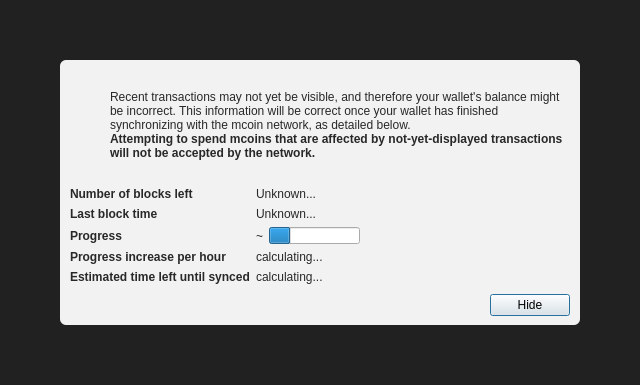
<?xml version="1.0" encoding="UTF-8"?>
<ui version="4.0">
 <class>ModalOverlay</class>
 <widget class="ModalOverlay" name="ModalOverlay">
  <property name="geometry">
   <rect>
    <x>0</x>
    <y>0</y>
    <width>640</width>
    <height>385</height>
   </rect>
  </property>
  <property name="windowTitle">
   <string>Form</string>
  </property>
  <layout class="QVBoxLayout" name="verticalLayout" stretch="0">
   <property name="sizeConstraint">
    <enum>QLayout::SetDefaultConstraint</enum>
   </property>
   <property name="leftMargin">
    <number>0</number>
   </property>
   <property name="topMargin">
    <number>0</number>
   </property>
   <property name="rightMargin">
    <number>0</number>
   </property>
   <property name="bottomMargin">
    <number>0</number>
   </property>
   <item>
    <widget class="QWidget" name="bgWidget" native="true">
     <property name="styleSheet">
      <string notr="true">#bgWidget { background: rgba(0,0,0,220); }</string>
     </property>
     <layout class="QVBoxLayout" name="verticalLayoutMain" stretch="1">
      <property name="leftMargin">
       <number>60</number>
      </property>
      <property name="topMargin">
       <number>60</number>
      </property>
      <property name="rightMargin">
       <number>60</number>
      </property>
      <property name="bottomMargin">
       <number>60</number>
      </property>
      <item>
       <widget class="QWidget" name="contentWidget" native="true">
        <property name="styleSheet">
         <string notr="true">#contentWidget { background: rgba(255,255,255,240); border-radius: 6px; }

QLabel { color: rgb(40,40,40);  }</string>
        </property>
        <layout class="QVBoxLayout" name="verticalLayoutSub" stretch="1,0,0,0">
         <property name="spacing">
          <number>0</number>
         </property>
         <property name="leftMargin">
          <number>10</number>
         </property>
         <property name="topMargin">
          <number>10</number>
         </property>
         <property name="rightMargin">
          <number>10</number>
         </property>
         <property name="bottomMargin">
          <number>10</number>
         </property>
         <item>
          <layout class="QHBoxLayout" name="horizontalLayoutIconText" stretch="0,1">
           <property name="topMargin">
            <number>20</number>
           </property>
           <item>
            <layout class="QVBoxLayout" name="verticalLayoutIcon">
             <property name="leftMargin">
              <number>0</number>
             </property>
             <item>
              <widget class="QPushButton" name="warningIcon">
               <property name="enabled">
                <bool>false</bool>
               </property>
               <property name="text">
                <string/>
               </property>
               <property name="icon">
                <iconset>
                 <normaloff>:/icons/warning</normaloff>
                 <disabledoff>:/icons/warning</disabledoff>:/icons/warning</iconset>
               </property>
               <property name="iconSize">
                <size>
                 <width>48</width>
                 <height>48</height>
                </size>
               </property>
               <property name="flat">
                <bool>true</bool>
               </property>
              </widget>
             </item>
             <item>
              <spacer name="verticalSpacerWarningIcon">
               <property name="orientation">
                <enum>Qt::Vertical</enum>
               </property>
               <property name="sizeHint" stdset="0">
                <size>
                 <width>20</width>
                 <height>40</height>
                </size>
               </property>
              </spacer>
             </item>
            </layout>
           </item>
           <item>
            <layout class="QVBoxLayout" name="verticalLayoutInfoText">
             <property name="leftMargin">
              <number>0</number>
             </property>
             <property name="topMargin">
              <number>0</number>
             </property>
             <item>
              <widget class="QLabel" name="infoText">
               <property name="text">
                <string>Recent transactions may not yet be visible, and therefore your wallet's balance might be incorrect. This information will be correct once your wallet has finished synchronizing with the mcoin network, as detailed below.</string>
               </property>
               <property name="textFormat">
                <enum>Qt::RichText</enum>
               </property>
               <property name="wordWrap">
                <bool>true</bool>
               </property>
              </widget>
             </item>
             <item>
              <widget class="QLabel" name="infoTextStrong">
               <property name="font">
                <font>
                 <weight>75</weight>
                 <bold>true</bold>
                </font>
               </property>
               <property name="text">
                <string>Attempting to spend mcoins that are affected by not-yet-displayed transactions will not be accepted by the network.</string>
               </property>
               <property name="textFormat">
                <enum>Qt::RichText</enum>
               </property>
               <property name="wordWrap">
                <bool>true</bool>
               </property>
              </widget>
             </item>
             <item>
              <spacer name="verticalSpacerInTextSpace">
               <property name="orientation">
                <enum>Qt::Vertical</enum>
               </property>
               <property name="sizeHint" stdset="0">
                <size>
                 <width>20</width>
                 <height>40</height>
                </size>
               </property>
              </spacer>
             </item>
            </layout>
           </item>
          </layout>
         </item>
         <item>
          <spacer name="verticalSpacerAfterText">
           <property name="orientation">
            <enum>Qt::Vertical</enum>
           </property>
           <property name="sizeHint" stdset="0">
            <size>
             <width>20</width>
             <height>40</height>
            </size>
           </property>
          </spacer>
         </item>
         <item>
          <layout class="QFormLayout" name="formLayout">
           <property name="fieldGrowthPolicy">
            <enum>QFormLayout::FieldsStayAtSizeHint</enum>
           </property>
           <property name="horizontalSpacing">
            <number>6</number>
           </property>
           <property name="verticalSpacing">
            <number>6</number>
           </property>
           <property name="topMargin">
            <number>10</number>
           </property>
           <item row="0" column="0">
            <widget class="QLabel" name="labelNumberOfBlocksLeft">
             <property name="font">
              <font>
               <weight>75</weight>
               <bold>true</bold>
              </font>
             </property>
             <property name="text">
              <string>Number of blocks left</string>
             </property>
            </widget>
           </item>
           <item row="0" column="1">
            <widget class="QLabel" name="numberOfBlocksLeft">
             <property name="text">
              <string>Unknown...</string>
             </property>
            </widget>
           </item>
           <item row="1" column="0">
            <widget class="QLabel" name="labelLastBlockTime">
             <property name="font">
              <font>
               <weight>75</weight>
               <bold>true</bold>
              </font>
             </property>
             <property name="text">
              <string>Last block time</string>
             </property>
            </widget>
           </item>
           <item row="1" column="1">
            <widget class="QLabel" name="newestBlockDate">
             <property name="sizePolicy">
              <sizepolicy hsizetype="Maximum" vsizetype="Preferred">
               <horstretch>0</horstretch>
               <verstretch>0</verstretch>
              </sizepolicy>
             </property>
             <property name="text">
              <string>Unknown...</string>
             </property>
            </widget>
           </item>
           <item row="2" column="0">
            <widget class="QLabel" name="labelSyncDone">
             <property name="font">
              <font>
               <weight>75</weight>
               <bold>true</bold>
              </font>
             </property>
             <property name="text">
              <string>Progress</string>
             </property>
            </widget>
           </item>
           <item row="2" column="1">
            <layout class="QHBoxLayout" name="horizontalLayoutSync" stretch="0,1">
             <item>
              <widget class="QLabel" name="percentageProgress">
               <property name="text">
                <string notr="true">~</string>
               </property>
              </widget>
             </item>
             <item>
              <widget class="QProgressBar" name="progressBar">
               <property name="value">
                <number>24</number>
               </property>
               <property name="format">
                <string/>
               </property>
              </widget>
             </item>
            </layout>
           </item>
           <item row="4" column="0">
            <widget class="QLabel" name="labelProgressIncrease">
             <property name="font">
              <font>
               <weight>75</weight>
               <bold>true</bold>
              </font>
             </property>
             <property name="text">
              <string>Progress increase per hour</string>
             </property>
            </widget>
           </item>
           <item row="4" column="1">
            <widget class="QLabel" name="progressIncreasePerH">
             <property name="text">
              <string>calculating...</string>
             </property>
            </widget>
           </item>
           <item row="5" column="0">
            <widget class="QLabel" name="labelEstimatedTimeLeft">
             <property name="font">
              <font>
               <weight>75</weight>
               <bold>true</bold>
              </font>
             </property>
             <property name="text">
              <string>Estimated time left until synced</string>
             </property>
            </widget>
           </item>
           <item row="5" column="1">
            <widget class="QLabel" name="expectedTimeLeft">
             <property name="text">
              <string>calculating...</string>
             </property>
            </widget>
           </item>
          </layout>
         </item>
         <item>
          <layout class="QHBoxLayout" name="horizontalLayoutButtons">
           <property name="leftMargin">
            <number>10</number>
           </property>
           <property name="topMargin">
            <number>10</number>
           </property>
           <item>
            <spacer name="horizontalSpacer">
             <property name="orientation">
              <enum>Qt::Horizontal</enum>
             </property>
             <property name="sizeHint" stdset="0">
              <size>
               <width>40</width>
               <height>20</height>
              </size>
             </property>
            </spacer>
           </item>
           <item>
            <widget class="QPushButton" name="closeButton">
             <property name="text">
              <string>Hide</string>
             </property>
             <property name="focusPolicy">
              <enum>Qt::StrongFocus</enum>
             </property>
             <property name="default">
              <bool>true</bool>
             </property>
            </widget>
           </item>
          </layout>
         </item>
        </layout>
       </widget>
      </item>
     </layout>
    </widget>
   </item>
  </layout>
 </widget>
 <customwidgets>
  <customwidget>
   <class>ModalOverlay</class>
   <extends>QWidget</extends>
   <header>qt/modaloverlay.h</header>
   <container>1</container>
  </customwidget>
 </customwidgets>
 <resources/>
 <connections/>
</ui>
